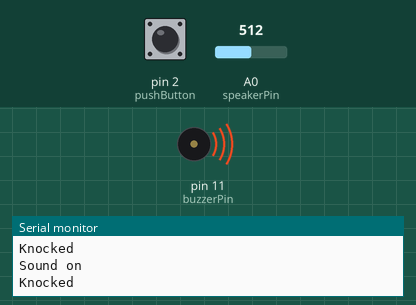
Bench run of a sketch on a simulated Arduino Uno, built with avr-gcc and run on an emulated ATmega328P. Shown: buzzer (waves = sounding), the last lines printed to the serial monitor. Inputs (shaded band) come from the test bench; at power-on: pin 2 (pushButton) LOW, A0 (speakerPin) = 512.

Above: at 1.8 s.
1.9 s: pin 2 (pushButton) pulled HIGH for 1.2 s
At 3.2 s:
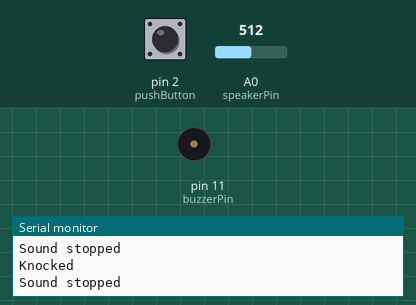
6.0 s: pin 2 (pushButton) pulled HIGH for 3.2 s
At 10.8 s:
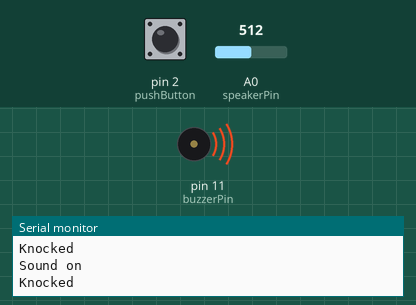
Timing chart, 0 to 12.3 s (numbered marks = the images above; inputs shaded):
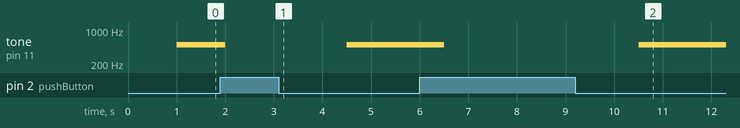

Measured:
- after the input at 1.9 s, tone on pin 11 (buzzerPin): 500 Hz → silent after 0.10 s, → 500 Hz 2.5 s later
- after the input at 6.0 s, tone on pin 11 (buzzerPin): 500 Hz → silent after 0.50 s, → 500 Hz 4.0 s later

The sketch:

knockDetectorBuzzer.ino
```cpp
const int speakerPin = A0;
const int buzzerPin = 11;
const int pushButton = 2;
const int interval = 1000;

// set the sensitivity
const int threshold = 5;

unsigned long int currentTime = 0;
unsigned long int previousTime = 0;

int speakerValue = 0;
int buzzerTone = 500;

int wasKnocked = 0;
int buttonState = 0;

int waitAfterPressing = 0;
int timeToWait = 500;

void setup() {
  pinMode(speakerPin, INPUT);
  pinMode(pushButton, INPUT);
  pinMode(buzzerPin, OUTPUT);
  Serial.begin(9600);
}

void loop() {
  if (waitAfterPressing == 0) {
    if (wasKnocked == 1) {
      currentTime = millis();
      if (currentTime - previousTime >= interval) {
        soundOn(buzzerPin, buzzerTone);
        wasKnocked = 0;
      }
    }
    else {
      speakerValue = analogRead(speakerPin);
      if (speakerValue > threshold) {
        Serial.println("Knocked");
        previousTime = millis();
        wasKnocked = 1;
      }

      buttonState = digitalRead(pushButton);
      if (buttonState == HIGH) {
        soundOff(buzzerPin);
        wasKnocked = 0;
        previousTime = millis();
        waitAfterPressing = 1;
      }
    }
  }
  else {
    currentTime = millis();
    if (currentTime - previousTime >= timeToWait) {
      waitAfterPressing = 0;
    }
  }
}

void soundOn(int buzzerPin, int buzzerTone) {
  Serial.println("Sound on");
  tone(buzzerPin, buzzerTone);
}

void soundOff(int buzzerPin) {
  Serial.println("Sound stopped");
  noTone(buzzerPin);
}
```
